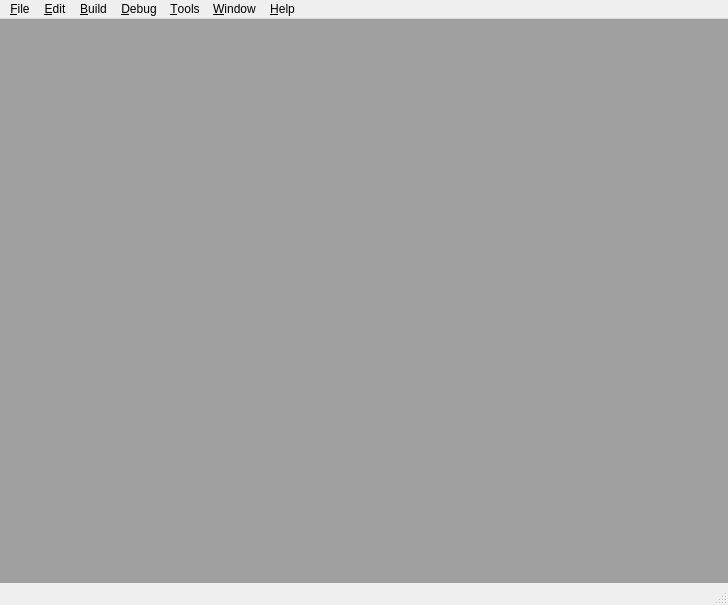
<?xml version="1.0" encoding="UTF-8"?>
<ui version="4.0">
 <author>Leonardo Alves da Costa</author>
 <class>MainWindowClass</class>
 <widget class="QMainWindow" name="MainWindowClass">
  <property name="geometry">
   <rect>
    <x>0</x>
    <y>0</y>
    <width>728</width>
    <height>605</height>
   </rect>
  </property>
  <property name="minimumSize">
   <size>
    <width>300</width>
    <height>0</height>
   </size>
  </property>
  <property name="windowTitle">
   <string>PortugolIDE</string>
  </property>
  <property name="windowIcon">
   <iconset resource="PortugolIDE.qrc">
    <normaloff>:/images/PortugolIDE.png</normaloff>:/images/PortugolIDE.png</iconset>
  </property>
  <widget class="QWidget" name="centralWidget">
   <layout class="QGridLayout" name="gridLayout">
    <property name="margin">
     <number>0</number>
    </property>
    <item row="0" column="0">
     <widget class="QMdiArea" name="mdiArea"/>
    </item>
   </layout>
  </widget>
  <widget class="QMenuBar" name="menuBar">
   <property name="geometry">
    <rect>
     <x>0</x>
     <y>0</y>
     <width>728</width>
     <height>22</height>
    </rect>
   </property>
   <widget class="QMenu" name="menuFile">
    <property name="title">
     <string>&amp;File</string>
    </property>
    <addaction name="actionNew"/>
    <addaction name="actionOpen"/>
    <addaction name="separator"/>
    <addaction name="actionSave"/>
    <addaction name="actionSaveAs"/>
    <addaction name="actionSaveAll"/>
    <addaction name="separator"/>
    <addaction name="actionClose"/>
    <addaction name="actionCloseAll"/>
    <addaction name="separator"/>
    <addaction name="actionPrint"/>
    <addaction name="separator"/>
    <addaction name="actionExit"/>
   </widget>
   <widget class="QMenu" name="menuEdit">
    <property name="title">
     <string>&amp;Edit</string>
    </property>
    <addaction name="actionUndo"/>
    <addaction name="actionRedo"/>
    <addaction name="separator"/>
    <addaction name="actionCut"/>
    <addaction name="actionCopy"/>
    <addaction name="actionPaste"/>
    <addaction name="actionDelete"/>
    <addaction name="separator"/>
    <addaction name="actionSelectAll"/>
   </widget>
   <widget class="QMenu" name="menuBuild">
    <property name="title">
     <string>&amp;Build</string>
    </property>
    <addaction name="actionCompile"/>
    <addaction name="separator"/>
    <addaction name="actionRun"/>
   </widget>
   <widget class="QMenu" name="menuDebug">
    <property name="title">
     <string>&amp;Debug</string>
    </property>
    <addaction name="actionStartDebugging"/>
    <addaction name="actionStopDebugger"/>
    <addaction name="separator"/>
    <addaction name="actionStepOver"/>
    <addaction name="actionStepInto"/>
    <addaction name="actionStepOut"/>
    <addaction name="separator"/>
    <addaction name="actionToggleBreakpoint"/>
   </widget>
   <widget class="QMenu" name="menuTools">
    <property name="title">
     <string>&amp;Tools</string>
    </property>
    <addaction name="actionOptions"/>
   </widget>
   <widget class="QMenu" name="menuWindow">
    <property name="title">
     <string>&amp;Window</string>
    </property>
    <addaction name="actionCascade"/>
    <addaction name="actionTileHorizontal"/>
    <addaction name="actionTile_Vertical"/>
    <addaction name="separator"/>
    <addaction name="actionNext"/>
    <addaction name="actionPrevious"/>
   </widget>
   <widget class="QMenu" name="menu_Help">
    <property name="title">
     <string>&amp;Help</string>
    </property>
    <addaction name="actionAbout"/>
   </widget>
   <addaction name="menuFile"/>
   <addaction name="menuEdit"/>
   <addaction name="menuBuild"/>
   <addaction name="menuDebug"/>
   <addaction name="menuTools"/>
   <addaction name="menuWindow"/>
   <addaction name="menu_Help"/>
  </widget>
  <widget class="QStatusBar" name="statusBar"/>
  <action name="actionNew">
   <property name="icon">
    <iconset resource="PortugolIDE.qrc">
     <normaloff>:/images/file.png</normaloff>:/images/file.png</iconset>
   </property>
   <property name="text">
    <string>&amp;New</string>
   </property>
   <property name="toolTip">
    <string>Create a new file</string>
   </property>
   <property name="shortcut">
    <string>Ctrl+N</string>
   </property>
  </action>
  <action name="actionOpen">
   <property name="icon">
    <iconset resource="PortugolIDE.qrc">
     <normaloff>:/images/Folder.png</normaloff>:/images/Folder.png</iconset>
   </property>
   <property name="text">
    <string>&amp;Open</string>
   </property>
   <property name="shortcut">
    <string>Ctrl+O</string>
   </property>
  </action>
  <action name="actionSave">
   <property name="icon">
    <iconset resource="PortugolIDE.qrc">
     <normaloff>:/images/disk.png</normaloff>:/images/disk.png</iconset>
   </property>
   <property name="text">
    <string>&amp;Save</string>
   </property>
   <property name="shortcut">
    <string>Ctrl+S</string>
   </property>
  </action>
  <action name="actionSaveAs">
   <property name="icon">
    <iconset resource="PortugolIDE.qrc">
     <normaloff>:/images/disk.png</normaloff>:/images/disk.png</iconset>
   </property>
   <property name="text">
    <string>Save &amp;as...</string>
   </property>
  </action>
  <action name="actionSaveAll">
   <property name="icon">
    <iconset resource="PortugolIDE.qrc">
     <normaloff>:/images/disk_multiple.png</normaloff>:/images/disk_multiple.png</iconset>
   </property>
   <property name="text">
    <string>Save &amp;All</string>
   </property>
   <property name="shortcut">
    <string>Ctrl+Shift+S</string>
   </property>
  </action>
  <action name="actionClose">
   <property name="icon">
    <iconset resource="PortugolIDE.qrc">
     <normaloff>:/images/close_window.png</normaloff>:/images/close_window.png</iconset>
   </property>
   <property name="text">
    <string>&amp;Close</string>
   </property>
   <property name="shortcut">
    <string>Ctrl+W</string>
   </property>
  </action>
  <action name="actionCloseAll">
   <property name="icon">
    <iconset resource="PortugolIDE.qrc">
     <normaloff>:/images/close_all_windows.png</normaloff>:/images/close_all_windows.png</iconset>
   </property>
   <property name="text">
    <string>Close A&amp;ll</string>
   </property>
   <property name="shortcut">
    <string>Ctrl+Shift+W</string>
   </property>
  </action>
  <action name="actionPrint">
   <property name="icon">
    <iconset resource="PortugolIDE.qrc">
     <normaloff>:/images/printer.png</normaloff>:/images/printer.png</iconset>
   </property>
   <property name="text">
    <string>&amp;Print...</string>
   </property>
   <property name="toolTip">
    <string>Print the current document</string>
   </property>
   <property name="shortcut">
    <string>Ctrl+P</string>
   </property>
  </action>
  <action name="actionExit">
   <property name="icon">
    <iconset resource="PortugolIDE.qrc">
     <normaloff>:/images/door_in.png</normaloff>:/images/door_in.png</iconset>
   </property>
   <property name="text">
    <string>E&amp;xit</string>
   </property>
   <property name="shortcut">
    <string>Ctrl+Q</string>
   </property>
  </action>
  <action name="actionAbout">
   <property name="icon">
    <iconset resource="PortugolIDE.qrc">
     <normaloff>:/images/help.png</normaloff>:/images/help.png</iconset>
   </property>
   <property name="text">
    <string>&amp;About...</string>
   </property>
   <property name="shortcut">
    <string>F1</string>
   </property>
  </action>
  <action name="actionCompile">
   <property name="icon">
    <iconset resource="PortugolIDE.qrc">
     <normaloff>:/images/cog.png</normaloff>:/images/cog.png</iconset>
   </property>
   <property name="text">
    <string>&amp;Compile</string>
   </property>
   <property name="shortcut">
    <string>Ctrl+B</string>
   </property>
  </action>
  <action name="actionRun">
   <property name="icon">
    <iconset resource="PortugolIDE.qrc">
     <normaloff>:/images/resultset_next.png</normaloff>:/images/resultset_next.png</iconset>
   </property>
   <property name="text">
    <string>&amp;Run</string>
   </property>
   <property name="shortcut">
    <string>Ctrl+R</string>
   </property>
  </action>
  <action name="actionStartDebugging">
   <property name="icon">
    <iconset resource="PortugolIDE.qrc">
     <normaloff>:/images/bug.png</normaloff>:/images/bug.png</iconset>
   </property>
   <property name="text">
    <string>&amp;Start Debugging</string>
   </property>
   <property name="shortcut">
    <string>F5</string>
   </property>
  </action>
  <action name="actionStopDebugger">
   <property name="icon">
    <iconset resource="PortugolIDE.qrc">
     <normaloff>:/images/stop.png</normaloff>:/images/stop.png</iconset>
   </property>
   <property name="text">
    <string>S&amp;top Debugger</string>
   </property>
   <property name="shortcut">
    <string>Shift+F5</string>
   </property>
  </action>
  <action name="actionStepOver">
   <property name="icon">
    <iconset resource="PortugolIDE.qrc">
     <normaloff>:/images/step_over.png</normaloff>:/images/step_over.png</iconset>
   </property>
   <property name="text">
    <string>Step &amp;Over</string>
   </property>
   <property name="shortcut">
    <string>F8</string>
   </property>
  </action>
  <action name="actionStepInto">
   <property name="icon">
    <iconset resource="PortugolIDE.qrc">
     <normaloff>:/images/step_in.png</normaloff>:/images/step_in.png</iconset>
   </property>
   <property name="text">
    <string>Step &amp;Into</string>
   </property>
   <property name="shortcut">
    <string>F7</string>
   </property>
  </action>
  <action name="actionStepOut">
   <property name="icon">
    <iconset resource="PortugolIDE.qrc">
     <normaloff>:/images/step_out.png</normaloff>:/images/step_out.png</iconset>
   </property>
   <property name="text">
    <string>Step O&amp;ut</string>
   </property>
   <property name="shortcut">
    <string>F6</string>
   </property>
  </action>
  <action name="actionToggleBreakpoint">
   <property name="icon">
    <iconset resource="PortugolIDE.qrc">
     <normaloff>:/images/tag_blue.png</normaloff>:/images/tag_blue.png</iconset>
   </property>
   <property name="text">
    <string>Toggle &amp;Breakpoint</string>
   </property>
   <property name="shortcut">
    <string>F9</string>
   </property>
  </action>
  <action name="actionUndo">
   <property name="icon">
    <iconset resource="PortugolIDE.qrc">
     <normaloff>:/images/undo.png</normaloff>:/images/undo.png</iconset>
   </property>
   <property name="text">
    <string>&amp;Undo</string>
   </property>
   <property name="shortcut">
    <string>Ctrl+Z</string>
   </property>
  </action>
  <action name="actionRedo">
   <property name="icon">
    <iconset resource="PortugolIDE.qrc">
     <normaloff>:/images/redo.png</normaloff>:/images/redo.png</iconset>
   </property>
   <property name="text">
    <string>&amp;Redo</string>
   </property>
   <property name="shortcut">
    <string>Ctrl+Y</string>
   </property>
  </action>
  <action name="actionCut">
   <property name="icon">
    <iconset resource="PortugolIDE.qrc">
     <normaloff>:/images/cut.png</normaloff>:/images/cut.png</iconset>
   </property>
   <property name="text">
    <string>&amp;Cut</string>
   </property>
   <property name="shortcut">
    <string>Ctrl+X</string>
   </property>
  </action>
  <action name="actionCopy">
   <property name="icon">
    <iconset resource="PortugolIDE.qrc">
     <normaloff>:/images/page_copy.png</normaloff>:/images/page_copy.png</iconset>
   </property>
   <property name="text">
    <string>C&amp;opy</string>
   </property>
   <property name="shortcut">
    <string>Ctrl+C</string>
   </property>
  </action>
  <action name="actionPaste">
   <property name="icon">
    <iconset resource="PortugolIDE.qrc">
     <normaloff>:/images/page_paste.png</normaloff>:/images/page_paste.png</iconset>
   </property>
   <property name="text">
    <string>&amp;Paste</string>
   </property>
   <property name="shortcut">
    <string>Ctrl+V</string>
   </property>
  </action>
  <action name="actionDelete">
   <property name="text">
    <string>&amp;Delete</string>
   </property>
   <property name="shortcut">
    <string>Del</string>
   </property>
  </action>
  <action name="actionSelectAll">
   <property name="text">
    <string>&amp;Select All</string>
   </property>
   <property name="shortcut">
    <string>Ctrl+A</string>
   </property>
  </action>
  <action name="actionTileHorizontal">
   <property name="icon">
    <iconset resource="PortugolIDE.qrc">
     <normaloff>:/images/application_tile_horizontal.png</normaloff>:/images/application_tile_horizontal.png</iconset>
   </property>
   <property name="text">
    <string>Tile &amp;Horizontal</string>
   </property>
  </action>
  <action name="actionCascade">
   <property name="icon">
    <iconset resource="PortugolIDE.qrc">
     <normaloff>:/images/application_cascade.png</normaloff>:/images/application_cascade.png</iconset>
   </property>
   <property name="text">
    <string>&amp;Cascade</string>
   </property>
  </action>
  <action name="actionTile_Vertical">
   <property name="icon">
    <iconset resource="PortugolIDE.qrc">
     <normaloff>:/images/application_tile_vertical.png</normaloff>:/images/application_tile_vertical.png</iconset>
   </property>
   <property name="text">
    <string>Tile &amp;Vertical</string>
   </property>
  </action>
  <action name="actionNext">
   <property name="text">
    <string>&amp;Next</string>
   </property>
  </action>
  <action name="actionPrevious">
   <property name="text">
    <string>&amp;Previous</string>
   </property>
  </action>
  <action name="actionOptions">
   <property name="icon">
    <iconset resource="PortugolIDE.qrc">
     <normaloff>:/images/options.png</normaloff>:/images/options.png</iconset>
   </property>
   <property name="text">
    <string>&amp;Options</string>
   </property>
  </action>
 </widget>
 <layoutdefault spacing="6" margin="11"/>
 <resources>
  <include location="PortugolIDE.qrc"/>
 </resources>
 <connections/>
</ui>
